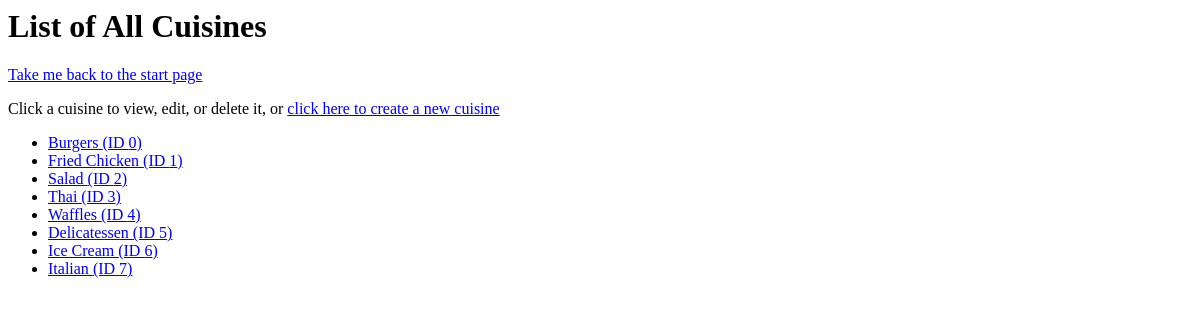
The page /cuisines/ on the database as committed earlier.
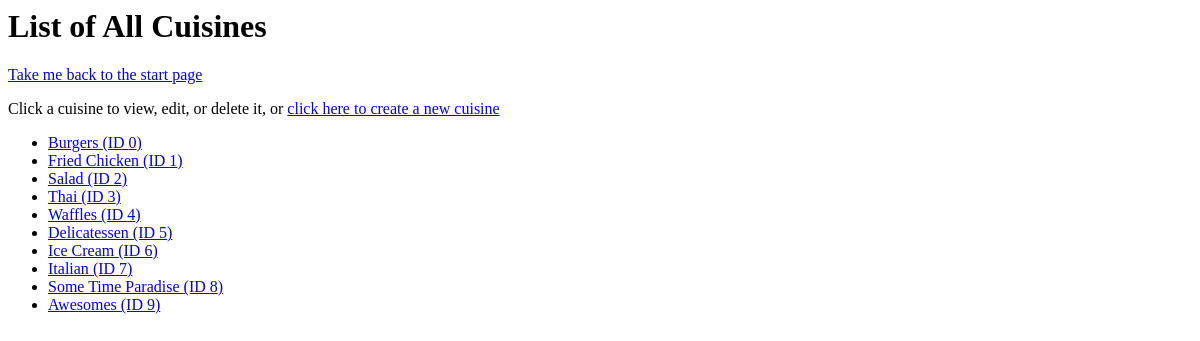
The same page on the database as committed later.
### database_setup.py (models this page shows)
class Cuisine(Base):
        __tablename__ = 'cuisine'
        id = Column(Integer, primary_key=True)
        name = Column(String(80), nullable=False, unique=True)

### project.py (the view)
@app.route('/cuisines/')
def cuisines():
        cuisines = RestaurantManager.getCuisines()
        return render_template("Cuisines.html",
                               cuisines=cuisines)

### RestaurantManager.py (called while the page is built)
def getRestaurantDBSession():
    engine = create_engine('sqlite:///restaurants.db')
    Base.metadata.bind = engine
    DBSession = sessionmaker(bind=engine)
    session = DBSession()
    return session

def getCuisines(onlyPopular=False):
    session = getRestaurantDBSession()
    if onlyPopular:
        numPerCuisine = session.query(Restaurant.foodType,
                        func.count(Restaurant.foodType).label('No')).\
                        group_by(Restaurant.foodType).all()
        cuisines = []
        for cuisine in numPerCuisine:
            if cuisine.No > 3:
                cuisines.append(cuisine)
    else:
        cuisines  = session.query(Cuisine).order_by(Cuisine.id).all()
    session.close()
    return cuisines

### templates/Cuisines.html (shortened to what this page needs)
<html>
<body>
	<h1 class='header'>List of All Cuisines</h1>
	<p>
		<a class='back' href="{{url_for('restaurantManagerIndex')}}">
			Take me back to the start page
		</a>
	</p>
	<p>
		Click a cuisine to view, edit, or delete it, or
		<a href="{{url_for('addCuisine')}}">
			click here to create a new cuisine
		</a>
	</p>
	<ul>
	{% for c in cuisines %}
	{% if c.id != -1: %}
		<li class='cuisine'>
			<a href="{{url_for('cuisine',
							 	cuisine_id=c.id)}}">
				{{c.name}} (ID {{c.id}})
			</a>
		</li>
	{% endif %}
	{% endfor %}
	</ul>
</body>
</html>

Rows that differ between the two databases and show on the page:
added Cuisine: name "Some Time Paradise", id "8"
added Cuisine: name "Awesomes", id "9"
